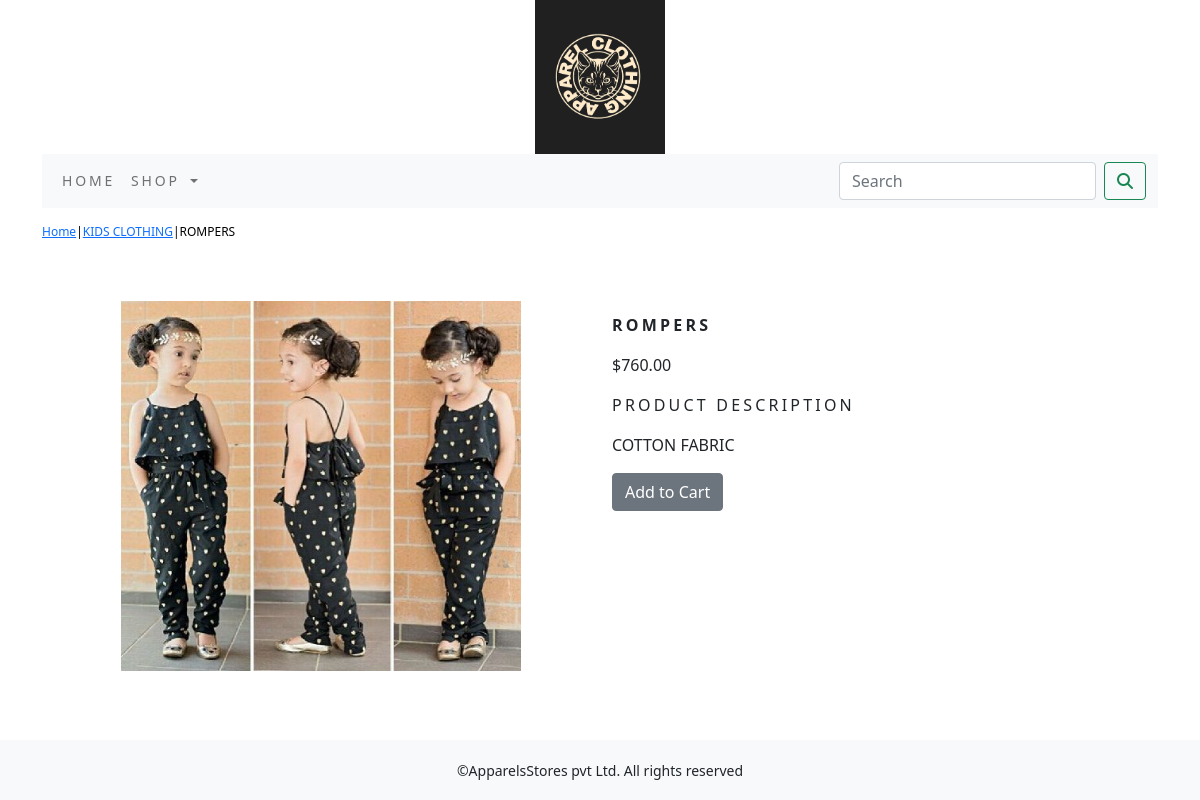
Screenshot of /shop/kids-clothing/rompers/ with the database file from the repository.
### ecommerceapp/models.py (models this page shows, shortened)
class Product(models.Model):
    name =models.CharField(max_length=250,unique=True)
    slug = models.SlugField(max_length=250,unique=True)
    description=models.TextField(blank=True)
    price=models.DecimalField(max_digits=10,decimal_places=2)
    category=models.ForeignKey(Category,on_delete=models.CASCADE)
    image=models.ImageField(upload_to='products',blank=True)
    stock=models.IntegerField()
    available=models.BooleanField(default=True)
    created=models.DateTimeField(auto_now_add=True)
    updated=models.DateTimeField(auto_now=True)
    class Meta:
        ordering= ('name',)
        verbose_name='product'
        verbose_name_plural='products'

class Category(models.Model):
    name=models.CharField(max_length=250,unique=True)
    slug=models.SlugField(max_length=250,unique=True)
    description=models.TextField(blank=True)
    image=models.ImageField(upload_to='category',blank=True)
    class Meta:
        ordering= ('name',)
        verbose_name='category'
        verbose_name_plural='categories'
    def get_url(self):
        return reverse('ecommerceapp:products_by_category', args=[self.slug])
    def __str__(self):
        return '{}'.format(self.name)

### ecommerceapp/views.py (the view)
# urls.py: path('<slug:c_slug>/<slug:product_slug>/',views.allproDetail, name='prodCatdetail'),
def allproDetail(request,c_slug,product_slug):
    try:
        product=Product.objects.get(category__slug=c_slug,slug=product_slug)
    except Exception as e:
        raise e
    return render(request,'product.html',{'product':product})

### cart/context_processors.py (called while the page is built)
def counter(request):
    item_count=0
    if 'admin' in request.path:
        return {}
    else:
        try:
            cart=Cart.objects.filter(cart_id=_cart_id(request))
            cart_items=CartItem.objects.all().filter(cart=cart[:1])
            for cart_item in cart_items:
                item_count += cart_item.quantity
        except Cart. DoesNotExist:
            item_count=0
    return dict(item_count=item_count)

### cart/views.py (called while the page is built)
def _cart_id(request):
    cart=request.session.session_key
    if not cart:
        cart=request.session.create()
    return cart

### ecommerceapp/context_processors.py (called while the page is built)
def menu_links(request):
    links=Category.objects.all()
    return dict(links=links)

### templates/product.html (shortened to what this page needs)
{% extends 'base.html' %}
{% load static %}
{% block content %}
<div class="row my_prod_row_class">
    <div class="mx-auto">
        <p><a href="{% url 'ecommerceapp:allProdCat' %}">Home</a>|<a href="{{product.category.get_url}}">{{product.category}}</a>|<a>{{product.name}}</a></p>
    </div>
</div>
<div class="container">
 <br>
<div class="row">
    <div class="col-12 col-sm-12 col-md-12 col-lg-6 text-center">
        <div style="min-width:18rem">
            <img src="{{product.image.url}}" alt="{{product.image}}" style="width:75%">
        </div>
    </div>
        <div class="col-12 col-sm-12 col-md-12 col-lg-6">
            <div>
            <h1 class="my_prod_title"><b>{{product.name}}</b></h1>
            <p>${{product.price}}</P>
            <p class="my_title">Product Description</p>
            <P class="text-justify my_prod_text">{{product.description}}</P>
            {% if product.stock <= 0 %}
            <p class="text-justify my_prod_text"><b>Out of Stock</b></p>
            {% else %}
            <a class="btn btn-secondary" href="{% url 'cart:add_cart' product.id %}">Add to Cart</a>
            {% endif %}
            </div>
        </div>
</div>
</div>
{% endblock %}

### static/css/custom.css (style rules this page uses)
body { font-family: 'Roboto', sans-serif; }
.my_title { font-size:16px; text-transform:uppercase; letter-spacing:.2em; }
.my_prod_row_class { padding-top:15px; padding-bottom:20px; }
.my_prod_row_class .mx-auto { color:#000; font-size:12px; text-decoration:none; }
.my_prod_title { font-size:16px; text-transform:uppercase; letter-spacing:.2em; padding-top:15px; padding-bottom:10px; }
.my_prod_text { padding-right:20px; }

### rows the page displays
Product: category "KIDS CLOTHING", name "ROMPERS", image (picture), price "760.00", description "COTTON FABRIC"
